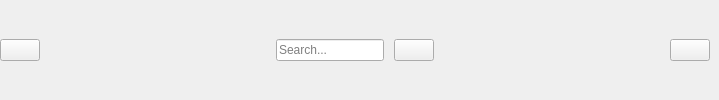
        <widget class="QWidget" name="widget" native="true">
         <property name="minimumSize">
          <size>
           <width>0</width>
           <height>40</height>
          </size>
         </property>
         <layout class="QHBoxLayout" name="horizontalLayout_4">
          <property name="spacing">
           <number>0</number>
          </property>
          <property name="leftMargin">
           <number>0</number>
          </property>
          <property name="topMargin">
           <number>0</number>
          </property>
          <property name="rightMargin">
           <number>9</number>
          </property>
          <property name="bottomMargin">
           <number>0</number>
          </property>
          <item>
           <widget class="QPushButton" name="change_btn">
            <property name="text">
             <string/>
            </property>
            <property name="icon">
             <iconset resource="resource.qrc">
              <normaloff>:/icon/icon/menu-4-32.ico</normaloff>:/icon/icon/menu-4-32.ico</iconset>
            </property>
            <property name="iconSize">
             <size>
              <width>14</width>
              <height>14</height>
             </size>
            </property>
            <property name="checkable">
             <bool>true</bool>
            </property>
           </widget>
          </item>
          <item>
           <spacer name="horizontalSpacer">
            <property name="orientation">
             <enum>Qt::Horizontal</enum>
            </property>
            <property name="sizeHint" stdset="0">
             <size>
              <width>236</width>
              <height>20</height>
             </size>
            </property>
           </spacer>
          </item>
          <item>
           <layout class="QHBoxLayout" name="horizontalLayout">
            <property name="spacing">
             <number>10</number>
            </property>
            <item>
             <widget class="QLineEdit" name="search_input">
              <property name="placeholderText">
               <string>Search...</string>
              </property>
             </widget>
            </item>
            <item>
             <widget class="QPushButton" name="search_btn">
              <property name="text">
               <string/>
              </property>
              <property name="icon">
               <iconset resource="resource.qrc">
                <normaloff>:/icon/icon/search-13-48.ico</normaloff>:/icon/icon/search-13-48.ico</iconset>
              </property>
             </widget>
            </item>
           </layout>
          </item>
          <item>
           <spacer name="horizontalSpacer_2">
            <property name="orientation">
             <enum>Qt::Horizontal</enum>
            </property>
            <property name="sizeHint" stdset="0">
             <size>
              <width>236</width>
              <height>20</height>
             </size>
            </property>
           </spacer>
          </item>
          <item>
           <widget class="QPushButton" name="user_btn">
            <property name="text">
             <string/>
            </property>
            <property name="icon">
             <iconset resource="resource.qrc">
              <normaloff>:/icon/icon/user-48.ico</normaloff>:/icon/icon/user-48.ico</iconset>
            </property>
           </widget>
          </item>
         </layout>
        </widget>
